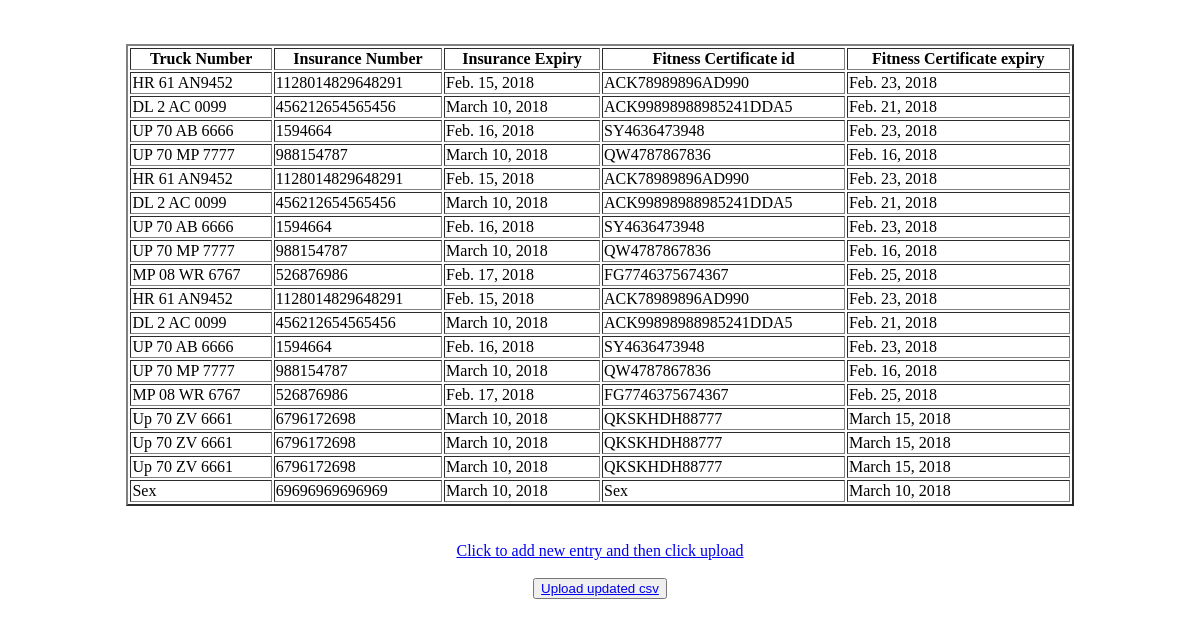
The page /tabular/ on the database as committed earlier.
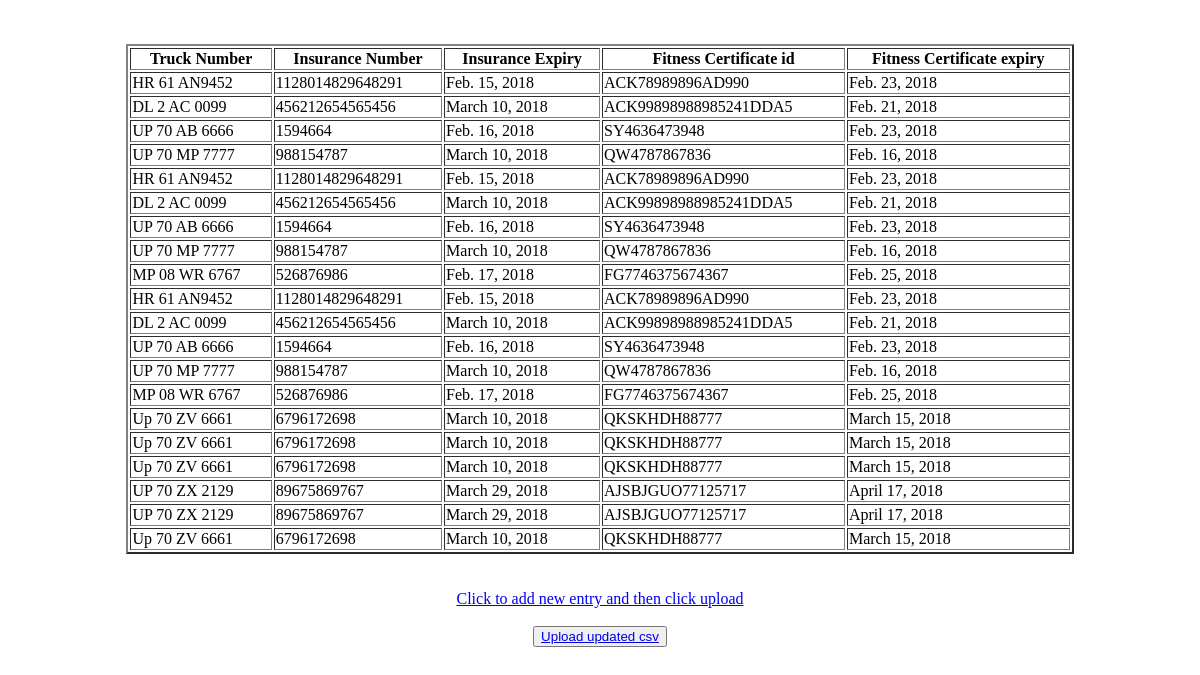
The same page on the database as committed later.
### Companies/models.py (models this page shows, shortened)
class Truck(models.Model):
    truck_number=models.CharField(max_length=14)
    insurance_number=models.PositiveIntegerField()
    insurance_expiry=models.DateField()
    fitness_certificate_id=models.CharField(max_length=30,null=True,blank=True)
    fitness_certificate_expiry=models.DateField(default=None)
    image=models.ImageField(upload_to=upload_image_path,null=True,blank=True)

### Companies/views.py (the view)
# urls.py: url(r'tabular/$',tabular_detail),
def tabular_detail(request):
    context={
        'trucks':Truck.objects.all
    }
    return render(request,"companies/tabular.html",context)

### Companies/templates/companies/tabular.html (shortened to what this page needs)
    <center>
            <table style="width:80%" border="2">
                <tr>
                    <th><b>Truck Number</b></th>
                    <th><b>Insurance Number</b></th>
                    <th><b>Insurance Expiry</b></th>
                    <th><b>Fitness Certificate id</b></th>
                    <th><b>Fitness Certificate expiry</b></th>
                </tr>
                {%for k in trucks%}
                <tr>
                    <td>{{k.truck_number}}</td>
                    <td>{{k.insurance_number}}</td>
                    <td>{{k.insurance_expiry}}</td>
                    <td>{{k.fitness_certificate_id}}</td>
                    <td>{{k.fitness_certificate_expiry}}</td>
                </tr>
                {%endfor%}
            </table>
            <br>
            <br>
            <a href="https://docs.google.com/spreadsheets/d/1kp6kwkqimwIdkGK36WMnfpEncj-_EqNfVXGGDfmXeck/edit?usp=sharing" target="_blank">
            Click to add new entry and then click upload</a>
            <br>
            <br>
            <button type="submit"><a href="/upload">Upload updated csv</a></button>

Rows that differ between the two databases and show on the page:
removed Truck: truck_number "Sex", insurance_number "69696969696969", insurance_expiry "March 10, 2018", fitness_certificate_id "Sex", fitness_certificate_expiry "March 10, 2018"
added Truck: truck_number "UP 70 ZX 2129", insurance_number "89675869767", insurance_expiry "March 29, 2018", fitness_certificate_id "AJSBJGUO77125717", fitness_certificate_expiry "April 17, 2018"
added Truck: truck_number "UP 70 ZX 2129", insurance_number "89675869767", insurance_expiry "March 29, 2018", fitness_certificate_id "AJSBJGUO77125717", fitness_certificate_expiry "April 17, 2018"
added Truck: truck_number "Up 70 ZV 6661", insurance_number "6796172698", insurance_expiry "March 10, 2018", fitness_certificate_id "QKSKHDH88777", fitness_certificate_expiry "March 15, 2018"
